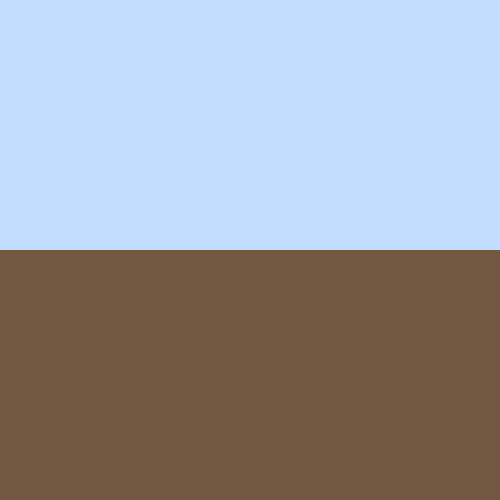
Frame 1 (no input)
Frame 60 (the mouse pressed at the canvas centre just before this capture): identical to frame 1, image omitted
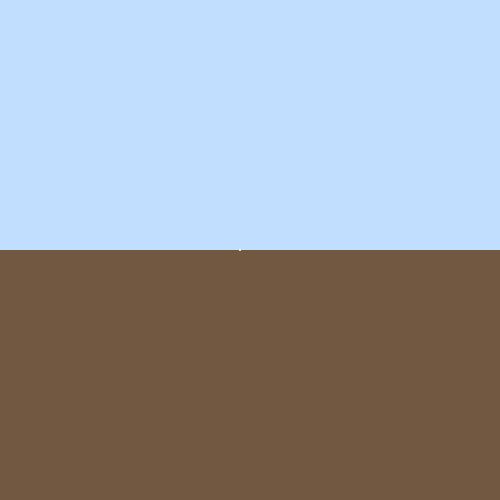
Frame 120 (the mouse held since frame 60 and released just before this capture)

The Processing sketch that drew these frames (run headless with seeded random() and noise(); from frame 60 on, the mouse is pressed at the canvas centre):

// Processing sketch: ant
// ── ant.pde
import java.util.Comparator;
import java.util.Collections;
import java.util.Arrays;
import java.util.ArrayList;

ArrayList<int[][]> edges = new ArrayList();
ArrayList<int[]> points = new ArrayList();
ArrayList<int[][]> shapes = new ArrayList();

int range = 50;
void setup(){
    size(500,500);
   // println(rayIntersect(new int[]{0,0},new int[]{10,0},new int[]{5,0},new int[]{15,0}));
   // println(isInside(new int[]{-1,0},new int[]{1,0},new int[]{0,-10},new int[]{0,-1}));
}
void draw(){
    if (key('w')) camOffY++;
    if (key('s')) camOffY--;
    if (key('d')) camOffX++;
    if (key('a')) camOffX--;
    
    background(#c2deff);
    fill(#735841);
    noStroke();
    int[] lm = worldToScreen(new int[]{0,0});
    rect(0,lm[1],width,height-lm[1]);
    for (int[] i : points){
        int[] iprime = worldToScreen(i);
        fill(255);
        ellipse(iprime[0],iprime[1],2,2);
    }
    for (int[][] i : shapes){
        //print("hi");
        int col = i[0][0];
        fill(col);
        //print(hex(col)+" ");
        shapeRender(i);
   //println();
    }
    for (int[][] i : edges){
        int[] p1 = worldToScreen(i[0]);
        int[] p2 = worldToScreen(i[1]);
        
        stroke(i[2][0]);
        strokeWeight(3);
        line(p1[0],p1[1],p2[0],p2[1]);
    }
    



}

void test(int[] s){
    points.add(s);
    int ps= points.size();
    if (ps%3==0){
        shapes.add(new int[][]{new int[]{rcolor()},points.get(ps-3),points.get(ps-2),points.get(ps-1)});
        
    }
    if (ps==6){
        println(isOverlap(points.get(ps-6),points.get(ps-5),points.get(ps-4),points.get(ps-3),points.get(ps-2),points.get(ps-1)));
        
    }
    if (ps<7) return;
    shapes = new ArrayList();
    points = new ArrayList();
}
void mousePressed(){
    
    int[] s = screenToWorld(new int[]{mouseX/15*15,mouseY/15*15});
    if (s[1]<0) s[1]=0;
    test(s);
}
void addPoint(int[] s){



    ArrayList<int[]> ptsInRange = new ArrayList();
    //points.add(s);
        for (int[] point : points){
            
            int cont = (int)(sqrt(pow(point[0]-s[0],2)+pow(point[1]-s[1],2)));
            if (cont<range*2) ptsInRange.add(point);
        }
    ArrayList<int[][]> edgesInRange = new ArrayList();
    ArrayList<int[][]> trianglesInRange = new ArrayList();
    for (int[][] edge : edgesInRange){
            edge[2][0] = #000000;
            int[] p1 = edge[0];
            int[] p2 = edge[1];
            
            if (ptsInRange.contains(p1)||ptsInRange.contains(p2)){
                edgesInRange.add(edge);
            edge[2][0] = #FFFFFF;
                
            }
        }

    for (int[][] shape : shapes){
           // shape[0][0] = #000000;
            int[] p1 = shape[1];
            int[] p2 = shape[2];
            int[] p3 = shape[3];
            
            if (ptsInRange.contains(p1)||ptsInRange.contains(p2)||ptsInRange.contains(p3)){
                trianglesInRange.add(shape);
           // shape[0][0] = #FFFFFF;
                
            }
        }

    if (edgesInRange.size()==0 && ptsInRange.size()>=2){
        int[] p1 = ptsInRange.get(0);
        int[] p2 = ptsInRange.get(1);
        int[][] ne = (new int[][]{p1,p2,new int[]{#00FF00}});
        edges.add(ne);
        edgesInRange.add(ne);
    }
    
    outerloop:
    for (int[][] edge : edgesInRange){
        for (int[][] tri : trianglesInRange){
            if(isOverlap(s,edge[0],edge[1],tri[1],tri[2],tri[3])) continue outerloop;
        }
        
        println("success");
        addTriangle(rcolor(),s,edge[0],edge[1]);
        //edges.remove(edge);
        edges.add(new int[][]{s,edge[0],new int[]{#FFFFFF}});
        edges.add(new int[][]{s,edge[1],new int[]{#FFFFFF}});
    }
    
    points.add(s);
}

int rcolor(){
    return color((int)(Math.random()*255),(int)(Math.random()*255),(int)(Math.random()*255),50);
}

int[][] addTriangle(int col, int[] pA, int[] pB, int[] pC){
    int[][] triangle = new int[][]{new int[]{col},pA,pB,pC};
    shapes.add(triangle);
    return triangle;
}

class sortByDegree implements Comparator<int[]>{
    int compare(int[] a,int[] b){
        if (a[2]>b[2]) return 1;
        if (b[2]>a[2]) return -1;
        return 0;
    }
}

void shapeSort(int[][] inp, int[] centroid){
    int centerX = centroid[0];
    int centerY = centroid[1];

  for (int i = 1; i<inp.length; i++){
    int[] oldPoint = inp[i];
    int[] newPoint = new int[2+1];
    newPoint[0] = oldPoint[0];
    newPoint[1] = oldPoint[1];
    newPoint[2] = (int)(atan2(oldPoint[0]-centerX,oldPoint[1]-centerY)*10000);
    inp[i] = newPoint;
  }
  ArrayList<int[]> sorted = new ArrayList<int[]>(Arrays.asList(Arrays.copyOfRange(inp,1,inp.length)));
  Collections.sort(sorted,new sortByDegree());
  for (int i = 1; i<inp.length; i++){
    inp[i] = sorted.get(i-1);
  }

  fill(#FF0000);
  int[] wp = worldToScreen(new int[]{centerX,centerY});
  ellipse(wp[0],wp[1],5,5);
}

void shapeRender(int[][] inp){
  int[] info = inp[0];
  fill(info[0]);
  //stroke(info[0]);
  //strokeWeight(1);
  beginShape();
  for (int i = 1; i<inp.length; i++){
    int[] point = inp[i];
    int[] wp = worldToScreen(point);
    vertex(wp[0],wp[1]);

  }
  endShape();
  
}

int camOffX;
int camOffY;
int[] worldToScreen(int[] inp){
    int[] ret = new int[2];
    ret[1] = height/2+camOffY+inp[1];
    ret[0] = width/2-camOffX+inp[0];
    return ret;
}
int[] screenToWorld(int[] inp){
    int[] ret = new int[2];
    ret[1] = inp[1]-camOffY-height/2;
    ret[0] = inp[0]+camOffX-width/2;
    return ret;
}

HashMap<Character,Boolean> keys = new HashMap();
void keyPressed(){
    keys.put(key,true);
}
void keyReleased(){
    keys.put(key,false);
}
boolean key(char in){
    Boolean k = keys.get(in);
    if (k==null){
        keys.put(in,false);
        k=false;
    }
    return k;
}
// ── circumcircle.pde
boolean isInside(int[] p1, int[] p2, int[] p3, int[] check){
    
    return ccw(p1,p2,check)<0&ccw(p2,p3,check)<0&ccw(p3,p1,check)<0;
}

boolean isOverlap(int[] p1, int[] p2, int[] p3,int[] q1, int[] q2, int[] q3){
    int[][] tri1 = new int[][]{p1,p2,p3};
    int[][] tri2 = new int[][]{q1,q2,q3};
    for (int i = 0; i<3; i++){

        if (isInside(p1,p2,p3,tri2[i])) return true;
        if (isInside(q1,q2,q3,tri1[i])) return true;
        println("not inside");

        for (int j = 0; j<3; j++){
            int[][] edge1 = new int[][]{ tri1[i], tri1[(i+1)%3]};
            int[][] edge2 = new int[][]{ tri2[j], tri2[(j+1)%3]};
            if (rayIntersect(edge1[0],edge1[1],edge2[0],edge2[1])) return true;
        }
        println("not intersect");
        
    }

    return false;
}
boolean isEdge(int[] p1, int[] p2, int[] p3, int[] check){
    
    return ccw(p1,p2,check)==0||ccw(p2,p3,check)==0||ccw(p3,p1,check)==0;
}

boolean sidetest(int[] p1, int[] p2, int[] check){
    int[] linep = new int[]{p2[0]-p1[0],p2[1]-p1[1]};
    int[] pointp = new int[]{check[0]-p1[0],check[1]-p1[1]};
    int crossprod = linep[0]*pointp[1]-pointp[0]*linep[1];
    return crossprod>0;
}

boolean inCircumcircle(int[] p1, int[] p2, int[] p3, int[] check){
    int ax_ = p1[0]-check[0];
    int ay_ = p1[1]-check[1];
    int bx_ = p2[0]-check[0];
    int by_ = p2[1]-check[1];
    int cx_ = p3[0]-check[0];
    int cy_ = p3[1]-check[1];
    float det = (ax_*ax_ + ay_*ay_) * (bx_*cy_-cx_*by_) -
        (bx_*bx_ + by_*by_) * (ax_*cy_-cx_*ay_) +
        (cx_*cx_ + cy_*cy_) * (ax_*by_-bx_*ay_);
    if (ccw(p1,p2,p3)>0) return det>0;
    return det<0;
}

boolean pointOnLine(){
    return false;
}

boolean rayIntersect(int[] x1, int[] y1, int[] x2, int[] y2){

    boolean one1 = ccw(x1,y1,x2)>0;
    boolean one2 = !(ccw(x1,y1,y2)<0);
    boolean two1 = ccw(x2,y2,x1)>0;
    boolean two2 = !(ccw(x2,y2,y1)<0);
    edges = new ArrayList();
    boolean intersect = (one1!=one2)&&(two1!=two2);
    if (intersect){
        println("yo");
        edges.add(new int[][]{x2,y2, new int[]{#FF0000}});
        edges.add(new int[][]{x1,y1, new int[]{#00FF00}});
           
    }
    if (
        pointEquals(x1,x2)&&pointEquals(y1,y2) ||
         pointEquals(x1,y2)&&pointEquals(y1,x2)
    ) return false;
    return intersect;
}

boolean pointEquals(int[] p1, int[] p2){
    if (p1[0]==p2[0] && p1[1]==p2[1]) return true;
    if (p1[0]==p2[1] && p1[0]==p2[1]) return true;
    return false;
}
int ccw(int[] p1, int[] p2, int[] p3){
    int ax = p1[0];
    int ay = p1[1];
    int bx = p2[0];
    int by = p2[1];
    int cx = p3[0];
    int cy = p3[1];
    
    int ccw = (bx - ax)*(cy - ay)-(cx - ax)*(by - ay);
    //COLINEAR CASE...?
    return ccw;
}
